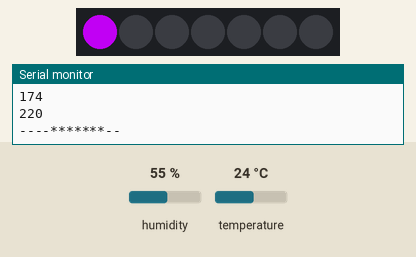
This sketch was run on a simulated Arduino Uno, built with avr-gcc and run on an emulated ATmega328P. Parts: 7 RGB LEDs in strip order, left to right, the last lines printed to the serial monitor. The test bench sets the inputs (shaded band); at power-on: temperature 24 °C, humidity 55 %.

Above: at 2.8 s.
2.9 s: temperature set to 12 °C
At 5.7 s:
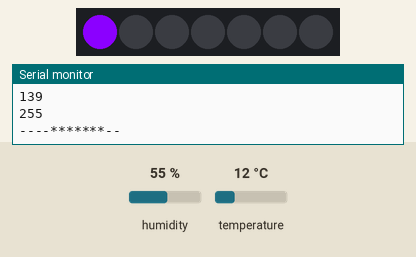
6.0 s: temperature set to 19 °C
At 7.4 s:
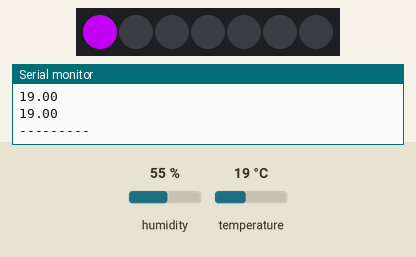
8.7 s: temperature set to 28 °C
At 11.9 s:
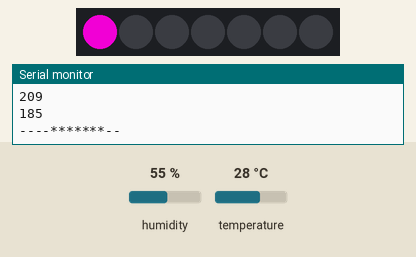
12.2 s: temperature set to 33 °C
At 13.7 s:
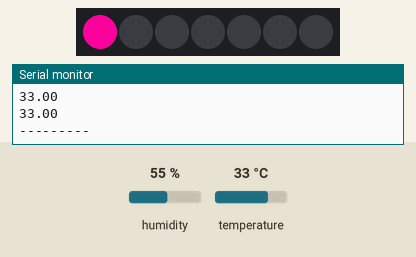
14.9 s: temperature set to 41 °C
At 17.1 s:
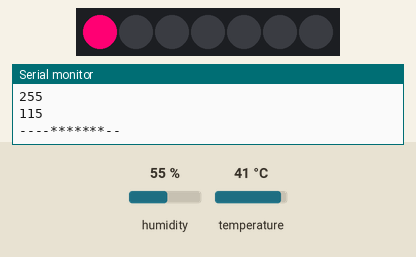
Timing chart, 0 to 18.6 s (numbered marks = the images above; inputs shaded):
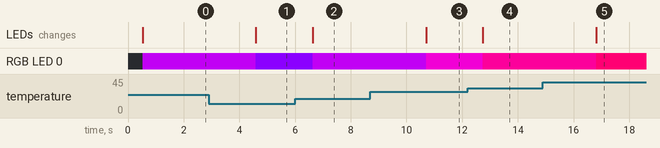

Measured:
- after the input at 2.9 s, RGB LED 0: RGB(174, 0, 220) → RGB(139, 0, 255) after 1.7 s; the LEDs: change after 1.7 s (image 1)
- after the input at 6.0 s, RGB LED 0: RGB(139, 0, 255) → RGB(174, 0, 220) after 0.63 s; the LEDs: change after 0.63 s (image 2)
- after the input at 8.7 s, RGB LED 0: RGB(174, 0, 220) → RGB(209, 0, 185) after 2.0 s; the LEDs: change after 2.0 s (image 3)
- after the input at 12.2 s, RGB LED 0: RGB(209, 0, 185) → RGB(244, 0, 150) after 0.54 s; the LEDs: change after 0.54 s (image 4)
- after the input at 14.9 s, RGB LED 0: RGB(244, 0, 150) → RGB(255, 0, 115) after 1.9 s; the LEDs: change after 1.9 s (image 5)

The sketch:

3_32.ino
```cpp
#include <ChainableLED.h>
#include <DHT.h>

#define DHTPIN 5
#define DHTTYPE DHT22
#define NUM_LEDS  7

ChainableLED leds(7, 8, NUM_LEDS);
DHT dht(DHTPIN, DHTTYPE);

float check = 0 ;
int blue = 255;
int red = 139;

void setup() {
 Serial.begin(9600);
 dht.begin();
 leds.init();

}

void loop() {
  float t = dht.readTemperature();

  Serial.println(t);
    Serial.println(check);
     Serial.println("---------");
  delay(500);


//  int rate = map(t,0,100,0,255);

  if (check > t) {
    red -=35;
    blue +=35 ;
         Serial.println("------check > t---");

    }


  if (t > check) {
    red +=35;
    blue -= 35;
             Serial.println("------t > check---");

  }

  if (blue > 255) {
    blue = 255;
  }

  if (blue < 0) {
    blue = 0;
  }

    if (red > 255) {
    red = 255;
  }

  if (red < 0) {
    red = 0;
  }
  leds.setColorRGB(0,red,0,blue);
  check = t ;
   Serial.println(red);
    Serial.println(blue);
    Serial.println("----*******--");
    delay(500);


}
```
